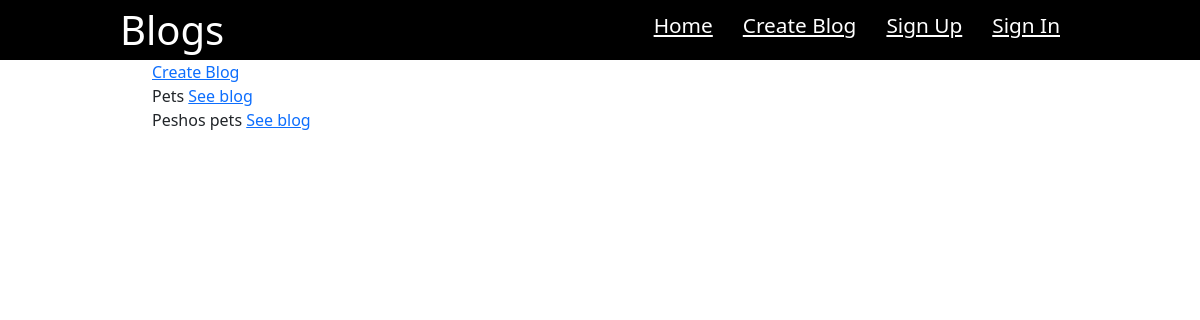
/, run on an earlier commit of the app's database.
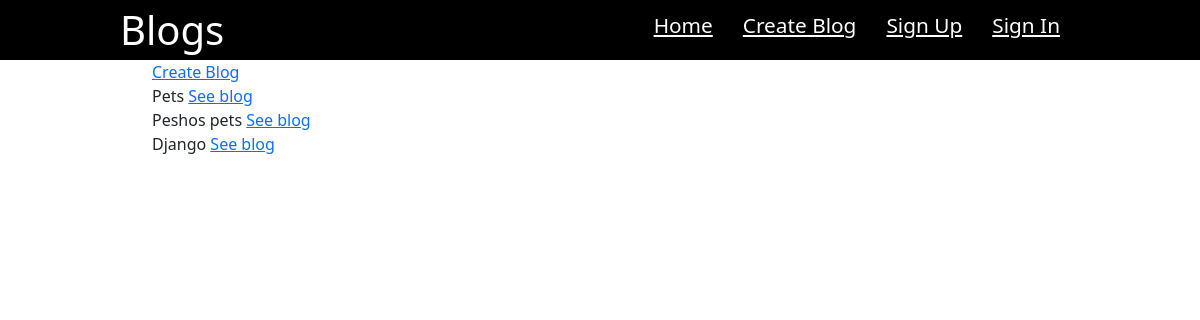
And on a later commit of the database.
### blog_system/blogs/models.py (models this page shows, shortened)
class Blog(models.Model):
    MAX_NAME_LENGTH = 30
    slug = models.SlugField(
        editable=False,
        unique=True,
    )
    name = models.CharField(
        max_length=MAX_NAME_LENGTH
    )
    description = models.TextField(
    )
    user = models.ForeignKey(
        UserModel,
        on_delete=models.CASCADE
    )

### blog_system/blogs/views.py (the view)
# urls.py: path('', views.BlogsListView.as_view(), name='index'),
class BlogsListView(views.ListView):
    template_name = 'blogs/list.html'
    model = Blog

### blog_system/common/templatetags/create_blog.py (called while the page is built)
@register.inclusion_tag('partials/create_blog.html')
def create_blog(user):
    return {
        'disabled': not can_user_create_blog(user),
    }

### blog_system/common/utils.py (called while the page is built)
def can_user_create_blog(user):
    settings = BlogSystemSettings.objects.first()
    return not user.is_authenticated or \
        user.blog_set.count() < settings.MAX_BLOGS_PER_USER

### templates/blogs/list.html (shortened to what this page needs)
{% extends "base.html" %}
{% load create_blog %}
{% block content %}
    <ul>
    {% create_blog user %}
    {% for blog in object_list %}
        <li>
            {{ blog.name }}
            <a href="{% url 'blog_details' pk=blog.pk slug=blog.slug  %}">See blog</a>
        </li>
    {% endfor %}
      </ul>
{% endblock %}

What changed in the data, as far as the page shows it:
added Blog: name "Django"
